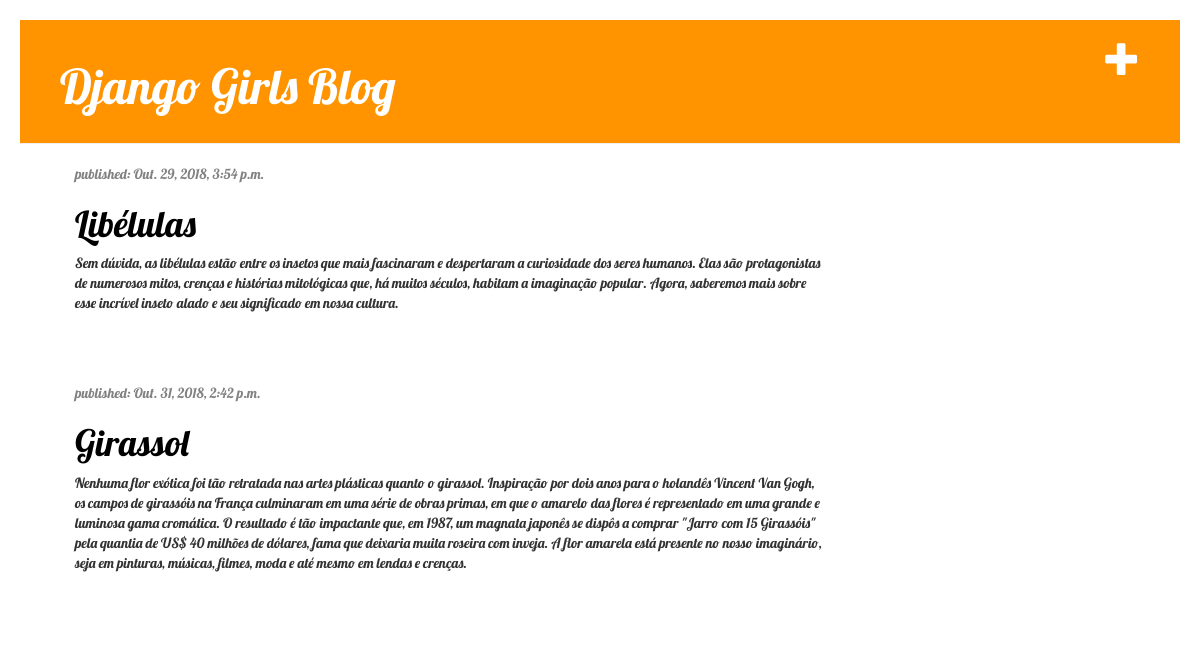
Screenshot of / (signed in) with the database file from the repository.
### blog/models.py (models this page shows, shortened)
class Post(models.Model):
    author = models.ForeignKey('auth.User', on_delete=models.CASCADE)
    title = models.CharField(max_length=200)
    text = models.TextField()
    created_date= models.DateTimeField(
        default=timezone.now)
    published_date = models.DateTimeField(
        blank=True, null=True)

### blog/views.py (the view)
# urls.py: path('', views.post_list, name='post_list'),
def post_list(request):
    posts = Post.objects.filter(published_date__lte=timezone.now()).order_by('published_date')
    return render(request, 'blog/post_list.html', {'posts': posts})

### blog/templates/blog/post_list.html
{% extends 'blog/base1.html' %}
        {% block content %}
            {% for post in posts %}
                <div class="post">
                    <div class="date">
                        <p>published: {{ post.published_date }}</p>
                    </div>
                    <h1><a href="{% url 'post_detail' pk=post.pk %}">{{ post.title }}</a></h1>
                    <p>{{ post.text|linebreaksbr }}</p>
                </div>
            {% endfor %}
        {% endblock %}

### blog/static/css/blog.css (style rules this page uses)
h1 a { color: #FCA205; }
body { padding-left: 20px; font-family: Lobster; padding-right: 20px; }
h1, h2, h3, h4 { font-family: 'Lobster', cursive; }
.date { color: #828282; }
.post { margin-bottom: 70px; }
.post h1 a, .post h1 a:visited { color: #000000; }

### rows the page displays
Post: published_date "Out. 29, 2018, 3:54 p.m.", title "Libélulas", text "Sem dúvida, as libélulas estão entre os insetos que mais fascinaram e despertaram a curiosidade dos seres humanos. Elas são protagonistas de numerosos mitos, crenças e histórias mitológicas que, há muitos séculos, habitam a imaginação popular. Agora, saberemos mais sobre esse incrível inseto alado e seu significado em nossa cultura."
Post: published_date "Out. 31, 2018, 2:42 p.m.", title "Girassol", text "Nenhuma flor exótica foi tão retratada nas artes plásticas quanto o girassol. Inspiração por dois anos para o holandês Vincent Van Gogh, os campos de girassóis na França culminaram em uma série de obras primas, em que o amarelo das flores é representado em uma grande e luminosa gama cromática. O resultado é tão impactante que, em 1987, um magnata japonês se dispôs a comprar \"Jarro com 15 Girassóis\" pela quantia de US$ 40 milhões de dólares, fama que deixaria muita roseira com inveja. A flor amarela está presente no nosso imaginário, seja em pinturas, músicas, filmes, moda e até mesmo em lendas e crenças."
